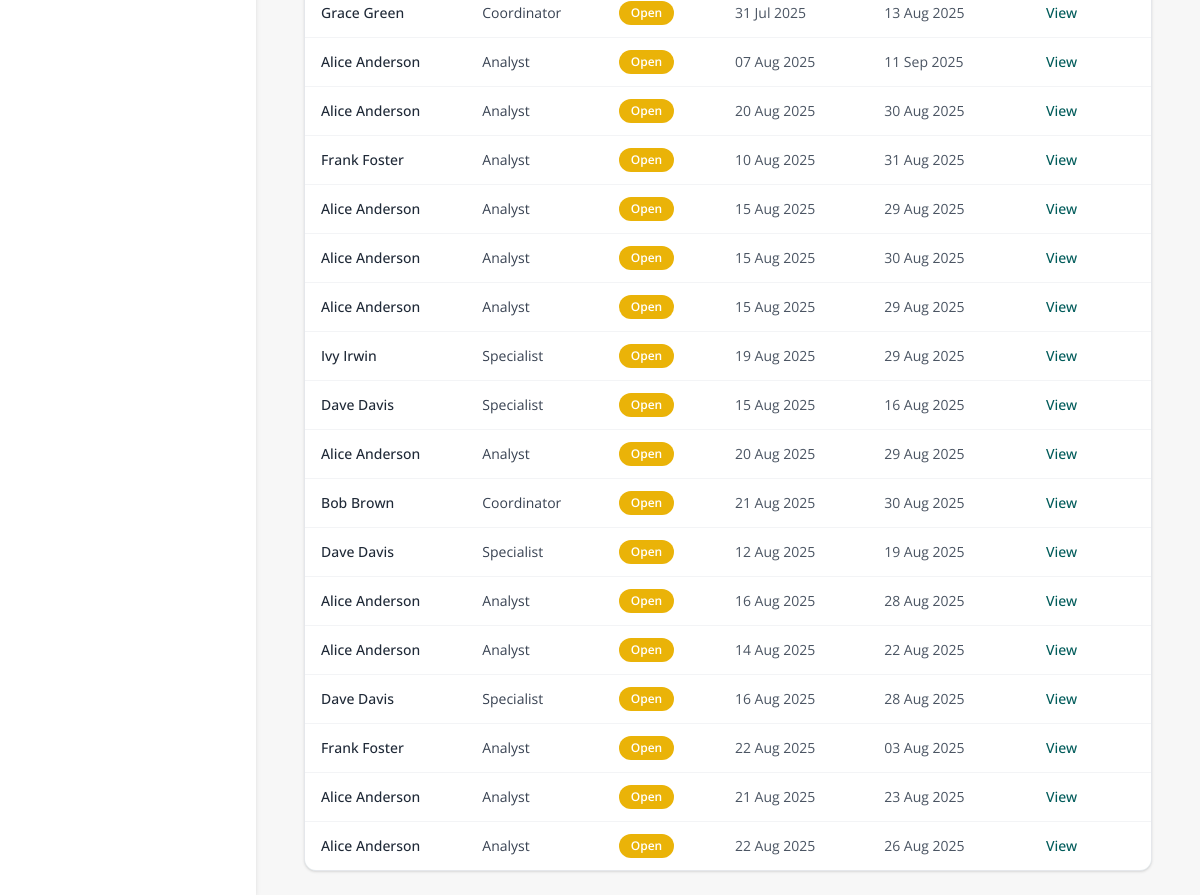
/pip/list (signed in, lower part), run on an earlier commit of the app's database.
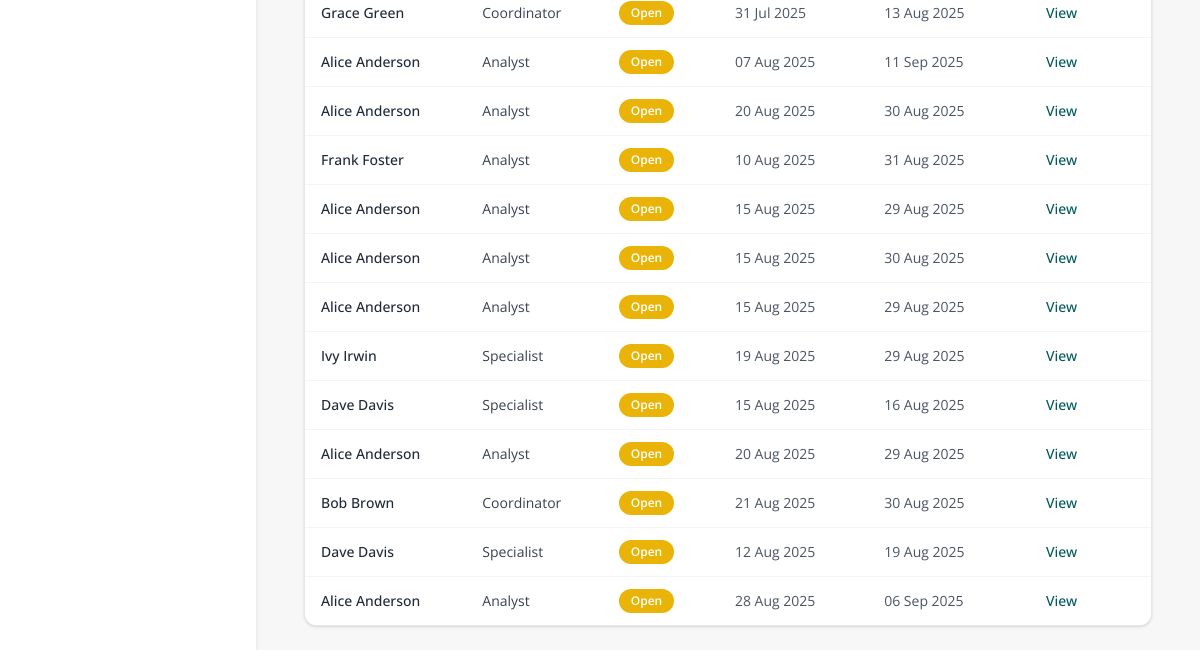
And on a later commit of the database.
### models.py (models this page shows)
class PIPRecord(db.Model):
    __tablename__ = 'pip_record'
    id = db.Column(db.Integer, primary_key=True)
    employee_id = db.Column(db.Integer, db.ForeignKey('employee.id'), nullable=False)
    concerns = db.Column(db.Text, nullable=False)
    start_date = db.Column(db.Date, nullable=False)
    review_date = db.Column(db.Date, nullable=False)
    meeting_notes = db.Column(db.Text)
    status = db.Column(db.String(20), default='Open')
    created_by = db.Column(db.String(100))
    created_at = db.Column(db.DateTime, default=datetime.utcnow)
    last_updated = db.Column(db.DateTime, default=datetime.utcnow, onupdate=datetime.utcnow)
    ai_advice = db.Column(db.Text)
    ai_advice_generated_at = db.Column(db.DateTime)
    capability_meeting_date = db.Column(db.DateTime, nullable=True)
    capability_meeting_time = db.Column(db.String, nullable=True)
    capability_meeting_venue = db.Column(db.String, nullable=True)
    concern_category = db.Column(db.String(100))
    severity = db.Column(db.String(50))
    frequency = db.Column(db.String(50))
    tags = db.Column(db.Text)
    ai_summary = db.Column(db.Text, nullable=True)
    ai_action_suggestions = db.Column(JSON, nullable=True)
    ai_next_up = db.Column(JSON, nullable=True)
    ai_actions_accepted = db.Column(JSON, nullable=True)
    outcome_status = db.Column(db.String(50), nullable=True)  # e.g., Successful, Extended, Unsuccessful
    outcome_notes = db.Column(db.Text, nullable=True)
    employee = db.relationship('Employee', back_populates='pips')
    action_items = db.relationship(
        'PIPActionItem',
        back_populates='pip_record',
        cascade='all, delete-orphan',
        lazy=True
    )
    timeline_events = db.relationship(
        'TimelineEvent',
        back_populates='pip_record',
        cascade='all, delete-orphan',
        lazy=True
    )

class Employee(db.Model):
    id = db.Column(db.Integer, primary_key=True)
    first_name = db.Column(db.String(100))
    last_name = db.Column(db.String(100))
    job_title = db.Column(db.String(100))
    line_manager = db.Column(db.String(100))
    service = db.Column(db.String(100))
    start_date = db.Column(db.Date)
    team_id = db.Column(db.Integer)
    email = db.Column(db.String(120), nullable=True)
    pips = db.relationship('PIPRecord', back_populates='employee', lazy=True)

### app.py (the view)
@app.route('/pip/list')
@login_required
def pip_list():
    pips = PIPRecord.query.join(Employee).all()
    return render_template('pip_list.html', pips=pips)

### app.py (called while the page is built)
@app.context_processor
def inject_module():
    return dict(active_module=session.get('active_module'))

@login_manager.user_loader
def load_user(user_id):
    return db.session.get(User, int(user_id))

@app.before_request
def set_active_module():
    path = request.path.lower()
    if path.startswith('/pip/') or \
       path.startswith('/employee/') or \
       path in ['/dashboard', '/pip_list', '/employee/list', '/employee/add', '/pip/select-employee']:
        session['active_module'] = 'PIP'
    elif path.startswith('/probation/'):
        session['active_module'] = 'Probation'
    elif path == '/':
        session.pop('active_module', None)

### models.py (called while the page is built)
    def is_superuser(self):
        return self.admin_level == 2

### templates/pip_list.html (shortened to what this page needs)
{% extends 'base.html' %}
{% block content %}
<div class="max-w-6xl mx-auto px-4 sm:px-6">
  {% if pips %}
    <div class="overflow-x-auto bg-[#e6f3f3] border border-gray-200 shadow rounded-xl">
      <table class="min-w-full divide-y divide-gray-200 text-xs sm:text-sm text-left">
        <tbody class="divide-y divide-gray-100 bg-white">
          {% for pip in pips %}
            <tr class="hover:bg-ellipse-light/40 transition">
              <td class="px-2 sm:px-4 py-3 font-medium text-gray-800 whitespace-nowrap">
                {{ pip.employee.first_name }} {{ pip.employee.last_name }}
              </td>
              <td class="px-2 sm:px-4 py-3 text-gray-700 whitespace-nowrap">
                {{ pip.employee.job_title }}
              </td>
              <td class="px-2 sm:px-4 py-3 whitespace-nowrap">
                {% if pip.status == 'Open' %}
                  <span class="inline-block px-3 py-1 text-xs font-semibold text-white bg-yellow-500 rounded-full">Open</span>
                {% elif pip.status == 'Completed' %}
                  <span class="inline-block px-3 py-1 text-xs font-semibold text-white bg-green-600 rounded-full">Completed</span>
                {% elif pip.status == 'Overdue' %}
                  <span class="inline-block px-3 py-1 text-xs font-semibold text-white bg-red-600 rounded-full">Overdue</span>
                {% else %}
                  <span class="inline-block px-3 py-1 text-xs font-semibold text-white bg-gray-400 rounded-full">{{ pip.status }}</span>
                {% endif %}
              </td>
              <td class="px-2 sm:px-4 py-3 text-gray-600 whitespace-nowrap">
                {{ pip.start_date.strftime('%d %b %Y') }}
              </td>
              <td class="px-2 sm:px-4 py-3 text-gray-600 whitespace-nowrap">
                {{ pip.review_date.strftime('%d %b %Y') }}
              </td>
              <td class="px-2 sm:px-4 py-3 whitespace-nowrap">
                <a href="{{ url_for('pip_detail', id=pip.id) }}"
                   class="text-xs sm:text-sm font-medium text-ellipse-teal hover:underline"
                   aria-label="View PIP for {{ pip.employee.first_name }} {{ pip.employee.last_name }}">
                  View
                </a>
              </td>
            </tr>
          {% endfor %}
        </tbody>
      </table>
    </div>
  {% else %}
    <div class="bg-[#e6f3f3] p-6 rounded-xl shadow border border-gray-200 text-center">
      <p class="text-gray-600">No PIPs found.</p>
    </div>
  {% endif %}
</div>
{% endblock %}

What changed in the data, as far as the page shows it:
removed PIPRecord: employee.first_name "Alice", employee.last_name "Anderson", employee.job_title "Analyst", status "Open", start_date "14 Aug 2025", review_date "22 Aug 2025"
removed PIPRecord: employee.first_name "Dave", employee.last_name "Davis", employee.job_title "Specialist", status "Open", start_date "16 Aug 2025", review_date "28 Aug 2025"
removed PIPRecord: employee.first_name "Frank", employee.last_name "Foster", employee.job_title "Analyst", status "Open", start_date "22 Aug 2025", review_date "03 Aug 2025"
removed PIPRecord: employee.first_name "Alice", employee.last_name "Anderson", employee.job_title "Analyst", status "Open", start_date "21 Aug 2025", review_date "23 Aug 2025"
removed PIPRecord: employee.first_name "Alice", employee.last_name "Anderson", employee.job_title "Analyst", status "Open", start_date "22 Aug 2025", review_date "26 Aug 2025"
changed PIPRecord: start_date "16 Aug 2025" → "28 Aug 2025"; review_date "28 Aug 2025" → "06 Sep 2025"
